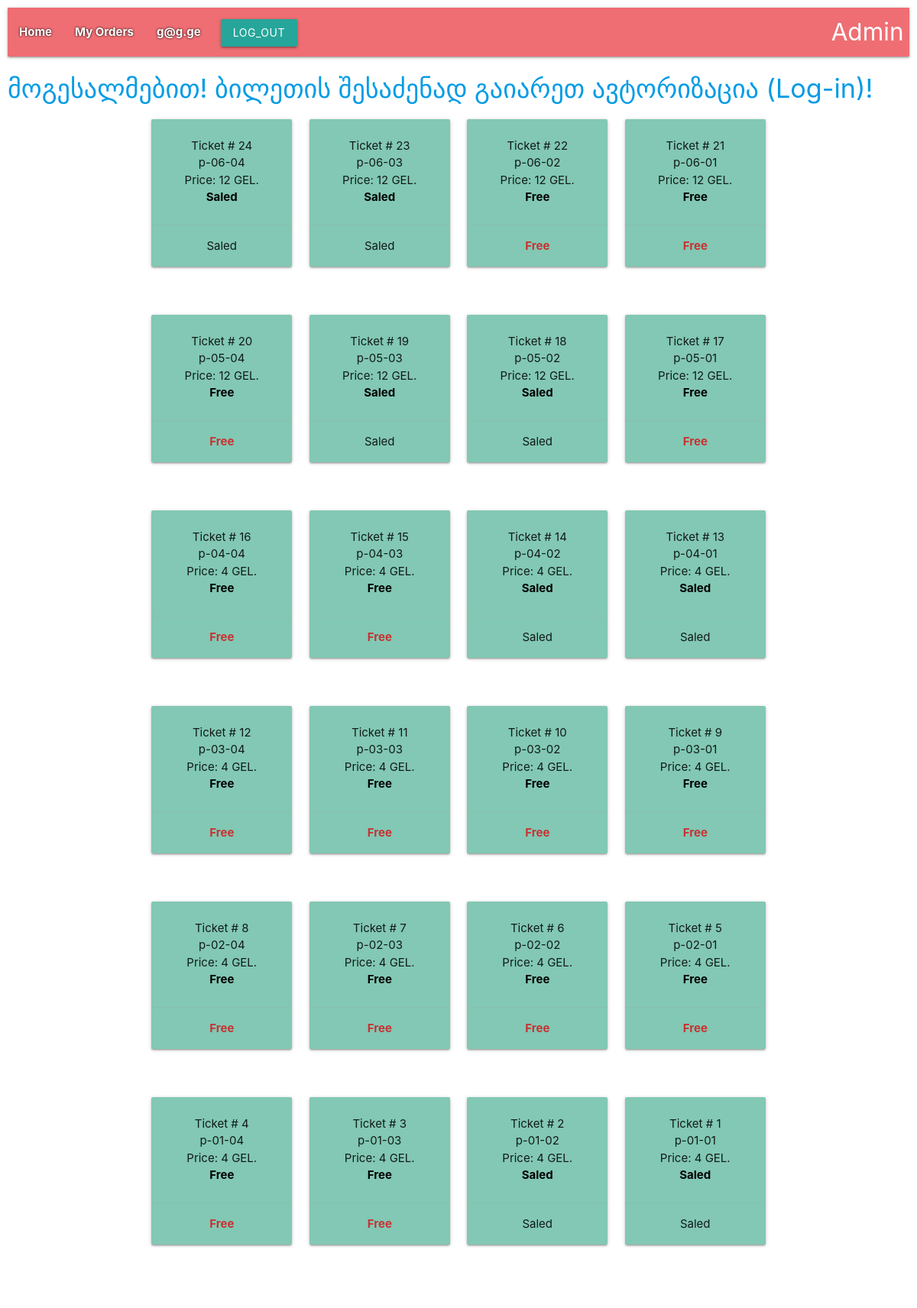
The app's page /ind/ (signed in) with its own data.
### user/models.py (models this page shows, shortened)
class User(AbstractUser):
    username = None
    email = models.EmailField(_('email address'), unique=True)
    salary = models.DecimalField(
        max_digits=8, decimal_places=2,
        verbose_name=_('Salary'), help_text='in Lari)', default=Decimal(100)
    )
    phone_number = models.CharField(max_length=50, verbose_name=_('Phone Number'))
    objects = UserManager()
    USERNAME_FIELD = 'email'
    REQUIRED_FIELDS = []
    class Meta:
        verbose_name = _('Employee')
        verbose_name_plural = _('Employees')

### tickets/models.py (models this page shows, shortened)
class Ticket(models.Model):
    name = models.CharField(max_length=24, verbose_name='Name')
    start_time = models.DateTimeField(verbose_name='Start time', default=datetime(2021, 2, 3))
    end_time = models.DateTimeField(verbose_name="End time", default=datetime(2021, 2, 4))
    code = models.IntegerField(unique=True)
    price = models.IntegerField(default=12)
    class StatusType(TextChoices):
        FREE = 'Free', _("Free")
        SALED = 'Saled', _("Saled")
    status = models.CharField(max_length=5, choices=StatusType.choices, default=StatusType.FREE)
    class Meta:
        verbose_name = _('Ticket')
        verbose_name_plural = _('Tickets')

### tickets/views.py (the view)
# urls.py: path('ind/', IndexView.as_view(), name='index'),
class IndexView(generic.ListView):
    template_name = 'tickets/tickets.html'
    context_object_name = 'ticket_list'
    def get_queryset(self):
        return Ticket.objects.all().order_by('-pk')

### templates/tickets/tickets.html
{% extends 'base.html' %}
{% block content %}
    <h4>
        <a href="{% url 'user:user_login' %}">
        მოგესალმებით! ბილეთის შესაძენად გაიარეთ ავტორიზაცია (Log-in)!
        </a>
    </h4>
<div class="container">
    <div class="row">
        {% for ticket in ticket_list %}
        {% if forloop.counter0|divisibleby:4 %}
        <div class="row">
            {% endif %}
            <div class="col s12 m3 l3 center">
                <div class="row">
                    <div class="col s12">
                        <div class="card" style="background-color: rgb(130,200,180);">
                            <div class="card-content">
                                <p>Ticket # {{ ticket.pk }}</p>
                                <p>{{ ticket.name }}</p>
                                <p>Price: {{ ticket.price }} GEL.</p>
                                <p style="color: rgb(0,0,0); font-weight: bold;">{{ ticket.status }}</p>
                            </div>
                            <div class="card-action">
                                {% if ticket.orders %}
                                <span >{{ ticket.status }}</span>
                                {% else %}
                                <span style="color: rgb(200,50,50); font-weight: bold;">{{ ticket.status }}</span>
                                {% endif %}
                            </div>
                        </div>
                    </div>
                </div>
            </div>
            {% if forloop.counter|divisibleby:4 or forloop.last %}
        </div>
        {% endif %}
        {% endfor %}
    </div>
</div>
{% endblock %}

### templates/partials/header.html (shortened to what this page needs)
<nav style="padding= 20px;">
    <div class="nav-wrapper">
      <ul id="nav-mobile" class="left hide-on-med-and-down">
        <li style="color: rgb(100,30,30); font-weight: bold; text-shadow: 0 0 3px #000000;">
            <a href="{% url 'tickets:index' %}">
                Home
            </a>
        </li>
        {% if user.is_authenticated %}
          <li style="color: rgb(100,30,30); font-weight: bold; text-shadow: 0 0 3px #000000;"><a href="{% url 'tickets:order' %}">My Orders</a></li>
          <li style="color: rgb(100,30,30); font-weight: bold; text-shadow: 0 0 3px #000000;"><a href="{% url 'tickets:personal' %}">{{ user.email }}</a></li>
          <li>
            <form action="{% url 'user:user_logout' %}" method="POST">
                <div class="row">
                    <div class="col s12">
                        <button class="btn waves-effect waves-light" type="submit" name="action">
                            Log_out
                        </button>
                    </div>
                </div>
            </form>
        {% endif %}
          <li><a href="{% url 'admin:index' %}" class="brand-logo right">
              Admin</a></li>
      </ul>
    </div>
</nav>

### records on screen
User: email "g@g.ge"
Ticket: pk "24", name "p-06-04", price "12", status "Saled"
Ticket: pk "23", name "p-06-03", price "12", status "Saled"
Ticket: pk "22", name "p-06-02", price "12", status "Free"
Ticket: pk "21", name "p-06-01", price "12", status "Free"
Ticket: pk "20", name "p-05-04", price "12", status "Free"
Ticket: pk "19", name "p-05-03", price "12", status "Saled"
Ticket: pk "18", name "p-05-02", price "12", status "Saled"
Ticket: pk "17", name "p-05-01", price "12", status "Free"
Ticket: pk "16", name "p-04-04", price "4", status "Free"
Ticket: pk "15", name "p-04-03", price "4", status "Free"
Ticket: pk "14", name "p-04-02", price "4", status "Saled"
Ticket: pk "13", name "p-04-01", price "4", status "Saled"
Ticket: pk "12", name "p-03-04", price "4", status "Free"
Ticket: pk "11", name "p-03-03", price "4", status "Free"
Ticket: pk "10", name "p-03-02", price "4", status "Free"
Ticket: pk "9", name "p-03-01", price "4", status "Free"
Ticket: pk "8", name "p-02-04", price "4", status "Free"
Ticket: pk "7", name "p-02-03", price "4", status "Free"
Ticket: pk "6", name "p-02-02", price "4", status "Free"
Ticket: pk "5", name "p-02-01", price "4", status "Free"
Ticket: pk "4", name "p-01-04", price "4", status "Free"
Ticket: pk "3", name "p-01-03", price "4", status "Free"
Ticket: pk "2", name "p-01-02", price "4", status "Saled"
Ticket: pk "1", name "p-01-01", price "4", status "Saled"
